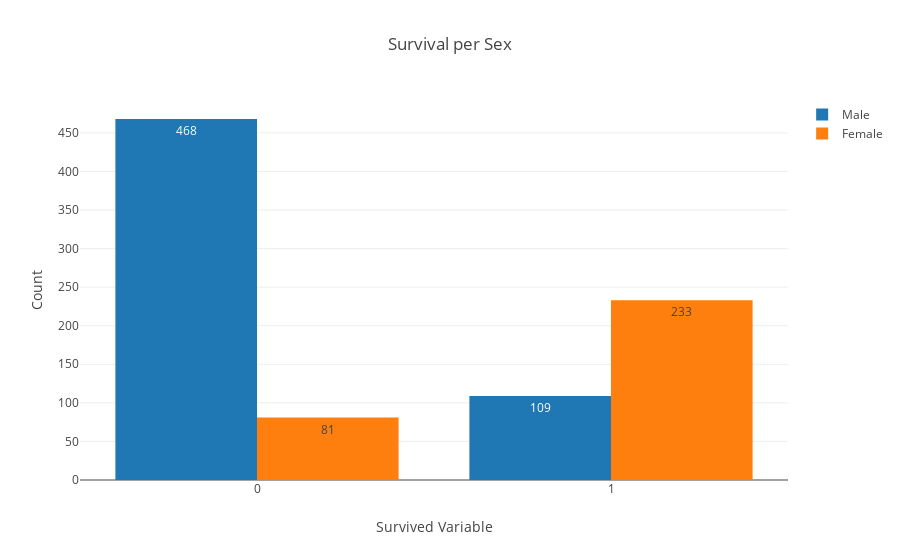

The cell this chart's notebook holds for it:
### Markdown cell above
# Survived per Gender

### Code cell
trace0 = go.Bar(
            x = train_data_full[train_data_full["Sex"] == "male"]["Survived"].value_counts().index.values,
            y = train_data_full[train_data_full["Sex"] == "male"]["Survived"].value_counts().values,
            text=train_data_full[train_data_full["Sex"] == "male"]["Survived"].value_counts().values,
            textposition = 'auto',
            name='Male'
    )

trace1 = go.Bar(
            x = train_data_full[train_data_full["Sex"] == "female"]["Survived"].value_counts().index.values,
            y = train_data_full[train_data_full["Sex"] == "female"]["Survived"].value_counts().values,
            text=train_data_full[train_data_full["Sex"] == "female"]["Survived"].value_counts().values,
            textposition = 'auto',
            name='Female'
    )

data = [trace0, trace1]

layout = go.Layout(
    
)

layout = go.Layout(
    yaxis=dict(
        title='Count'
    ),
    xaxis=dict(
        title='Survived Variable'
    ),
    title='Survival per Sex'
)

fig = go.Figure(data=data, layout=layout)

py.iplot(fig, filename='grouped-bar')

### Figure 1 — Plotly figure (JSON) as saved in the notebook; plotly's stock layout.template omitted (floating-point values rounded to 4 significant figures)
{"data": [{"name": "Male", "text": [468, 109], "textposition": "auto", "type": "bar", "uid": "d53fed78-e6db-11e8-a7e1-357091784533", "x": [0, 1], "y": [468, 109]}, {"name": "Female", "text": [233, 81], "textposition": "auto", "type": "bar", "uid": "d53fef94-e6db-11e8-a7e1-357091784533", "x": [1, 0], "y": [233, 81]}], "layout": {"title": "Survival per Sex", "xaxis": {"title": "Survived Variable"}, "yaxis": {"title": "Count"}}}
